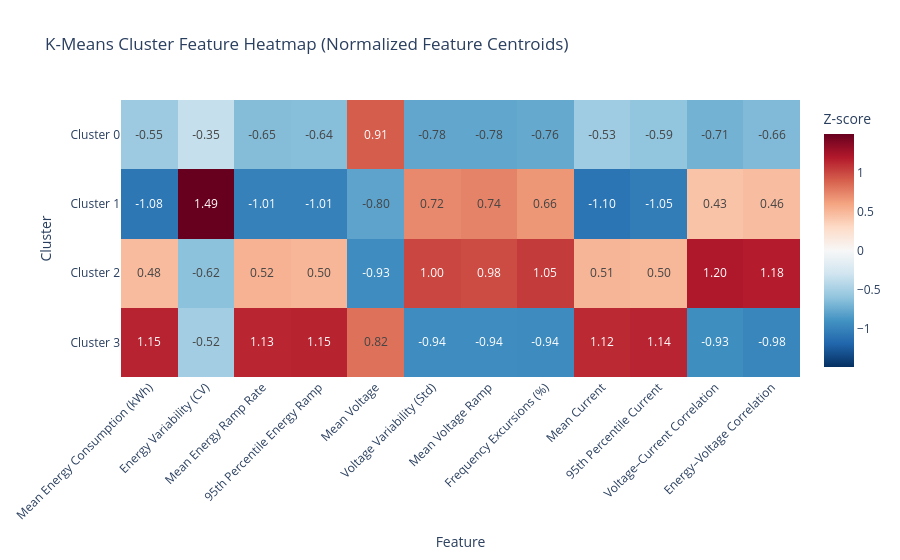

The code cell stored with this chart in its notebook:
### Code cell
# Visualize cluster centroids as heatmap
# centroids_z is a DataFrame.
# rows = clusters, columns = features, values = z-scores

import plotly.express as px

heatmap_features = [
    "kwh_mean", "kwh_cv", "kwh_ramp_mean", "kwh_ramp_p95",
    "v_mean", "v_std", "v_ramp_mean",
    "f_pct_outside_band",
    "i_mean", "i_p95",
    "v_i_corr", "kwh_v_corr"
]

feature_label_map = {
    "kwh_mean": "Mean Energy Consumption (kWh)",
    "kwh_cv": "Energy Variability (CV)",
    "kwh_ramp_mean": "Mean Energy Ramp Rate",
    "kwh_ramp_p95": "95th Percentile Energy Ramp",
    "v_mean": "Mean Voltage",
    "v_std": "Voltage Variability (Std)",
    "v_ramp_mean": "Mean Voltage Ramp",
    "f_pct_outside_band": "Frequency Excursions (%)",
    "i_mean": "Mean Current",
    "i_p95": "95th Percentile Current",
    "v_i_corr": "Voltage–Current Correlation",
    "kwh_v_corr": "Energy–Voltage Correlation"
}

z = centroids_z[heatmap_features]

# Map feature names to descriptive labels
x_labels = [feature_label_map[f] for f in heatmap_features]

# Compute symmetric limits around zero
z_max = float(z.abs().max().max())

fig = px.imshow(
    z,
    labels=dict(x="Feature", y="Cluster", color="Z-score"),
    x=x_labels,
    y=[f"Cluster {c}" for c in z.index],
    text_auto=".2f",
    aspect="auto",
    title="K-Means Cluster Feature Heatmap (Normalized Feature Centroids)",
    color_continuous_scale="RdBu_r",
    zmin=-z_max,
    zmax=z_max
)

fig.update_layout(template="plotly_white")
fig.update_xaxes(tickangle=-45)
fig.show()

### Figure 1 — Plotly figure (JSON) as saved in the notebook; plotly's stock layout.template omitted (floating-point values rounded to 4 significant figures)
{"data": [{"coloraxis": "coloraxis", "hovertemplate": "Feature: %{x}<br>Cluster: %{y}<br>Z-score: %{z}<extra></extra>", "name": "0", "texttemplate": "%{z:.2f}", "type": "heatmap", "x": ["Mean Energy Consumption (kWh)", "Energy Variability (CV)", "Mean Energy Ramp Rate", "95th Percentile Energy Ramp", "Mean Voltage", "Voltage Variability (Std)", "Mean Voltage Ramp", "Frequency Excursions (%)", "Mean Current", "95th Percentile Current", "Voltage–Current Correlation", "Energy–Voltage Correlation"], "xaxis": "x", "y": ["Cluster 0", "Cluster 1", "Cluster 2", "Cluster 3"], "yaxis": "y", "z": [[-0.5455, -0.3539, -0.6462, -0.6399, 0.9061, -0.7784, -0.7811, -0.7647, -0.5333, -0.5942, -0.7091, -0.6629], [-1.077, 1.491, -1.011, -1.011, -0.7965, 0.7163, 0.7425, 0.6564, -1.096, -1.046, 0.4322, 0.4638], [0.475, -0.6151, 0.523, 0.5045, -0.9319, 1.0, 0.9779, 1.049, 0.5071, 0.4971, 1.204, 1.178], [1.147, -0.5222, 1.134, 1.146, 0.8223, -0.9382, -0.9393, -0.9404, 1.122, 1.143, -0.9274, -0.9788]]}], "layout": {"coloraxis": {"cmax": 1.491, "cmin": -1.491, "colorbar": {"title": {"text": "Z-score"}}, "colorscale": [[0, "rgb(5,48,97)"], [0.1, "rgb(33,102,172)"], [0.2, "rgb(67,147,195)"], [0.3, "rgb(146,197,222)"], [0.4, "rgb(209,229,240)"], [0.5, "rgb(247,247,247)"], [0.6, "rgb(253,219,199)"], [0.7, "rgb(244,165,130)"], [0.8, "rgb(214,96,77)"], [0.9, "rgb(178,24,43)"], [1, "rgb(103,0,31)"]]}, "title": {"text": "K-Means Cluster Feature Heatmap (Normalized Feature Centroids)"}, "xaxis": {"anchor": "y", "domain": [0, 1], "tickangle": -45, "title": {"text": "Feature"}}, "yaxis": {"anchor": "x", "autorange": "reversed", "domain": [0, 1], "title": {"text": "Cluster"}}}}
